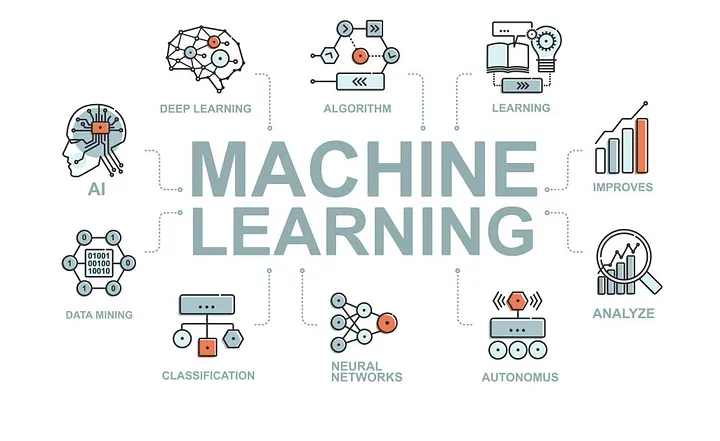
#> input picture 0_GTgne40Gv4ryd1qZ.jpg, 720 x 441 px, given in place of the camera
$ python moving_image.py
#> lines starting #> are read from the running program, lines starting #| are printed output that depends on the picture; after the words box and inside, x2 and y2 are one past the last pixel; in counts of white or black regions, pixels touching at a corner belong together
import cv2
import numpy as np

# Load the video capture device (e.g. camera)
cap = cv2.VideoCapture(0)

# Set the video codec and create a video writer
fourcc = cv2.VideoWriter_fourcc(*'XVID')
out = cv2.VideoWriter('output.avi', fourcc, 20.0, (640, 480))

while True:
    # Read a frame from the camera
    ret, frame = cap.read()
#> frame is the input picture: shape (441, 720, 3); mean B, G, R 240.5, 240.5, 238.4

    # Convert the frame to grayscale
    gray = cv2.cvtColor(frame, cv2.COLOR_BGR2GRAY)

    # Apply a Gaussian blur to the grayscale image
    blurred = cv2.GaussianBlur(gray, (5, 5), 0)
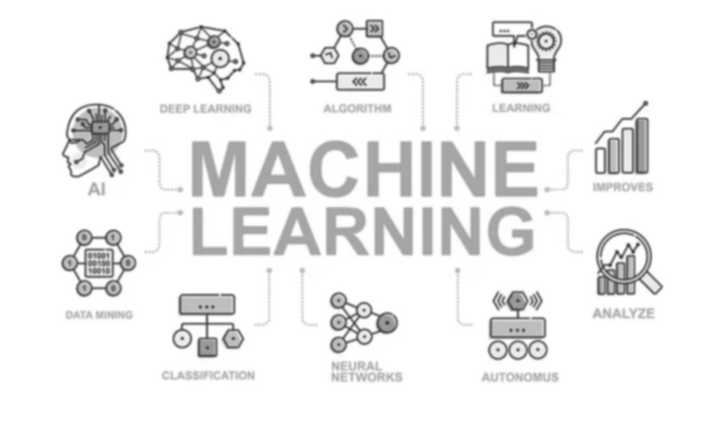
#> blurred: shape (441, 720); min 61, max 255, mean 239.9

    # Detect edges in the blurred image
    edges = cv2.Canny(blurred, 50, 150)
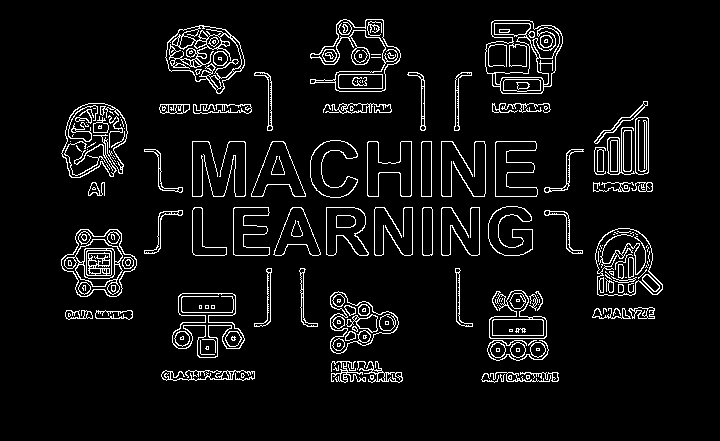
#> edges: shape (441, 720); 6.2% white in thin lines or dots, all inside (x1, y1, x2, y2) = (61, 19, 663, 383)

    # Find contours in the edge image
    contours, _ = cv2.findContours(edges, cv2.RETR_TREE, cv2.CHAIN_APPROX_SIMPLE)
#> contours = 472 contours, 224 with area under 20; largest, box (x1, y1, x2, y2) and area: (485, 20, 563, 94) 4512, (61, 103, 128, 178) 3591, (165, 25, 245, 94) 3454, (61, 103, 128, 178) 3410, (595, 228, 663, 296) 3338

    # Iterate through the contours and draw a rectangle around each one
    for contour in contours:
        x, y, w, h = cv2.boundingRect(contour)
        cv2.rectangle(frame, (x, y), (x+w, y+h), (0, 255, 0), 2)
#> this loop made 472 passes
#> (x, y, w, h) on passes 1 to 3: (526, 375, 4, 5), (526, 375, 4, 4), (370, 375, 4, 5)
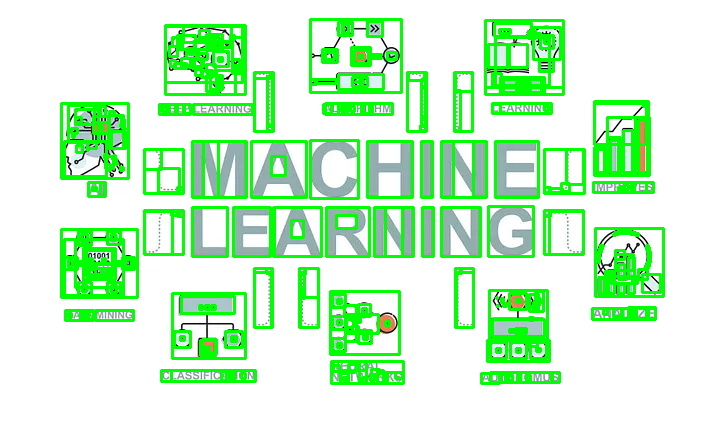
#> frame: shape (441, 720, 3); 16.66% of pixels changed, all inside (x1, y1, x2, y2) = (60, 18, 665, 385)

    # Write the output frame to the video file
    out.write(frame)

    # Display the output frame
    cv2.imshow('frame', frame)

    # Exit on key press
    if cv2.waitKey(1) & 0xFF == ord('q'):
#> (key q is pressed here)
        break

# Release the video capture device and close the video writer
cap.release()
out.release()
cv2.destroyAllWindows()

$ run again, on 0_zxjamgcHxll0nj6g (1).jpg
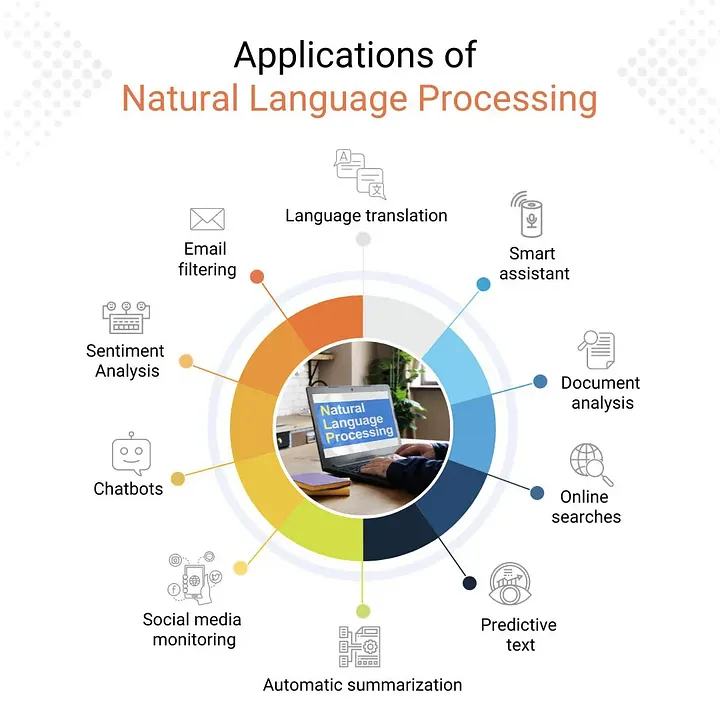
#> input picture 0_zxjamgcHxll0nj6g (1).jpg, 720 x 720 px, given in place of the camera
#> frame is the input picture: shape (720, 720, 3); mean B, G, R 234, 237, 237.8
#> `edges = cv2.Canny(blurred, 50, 150)`:
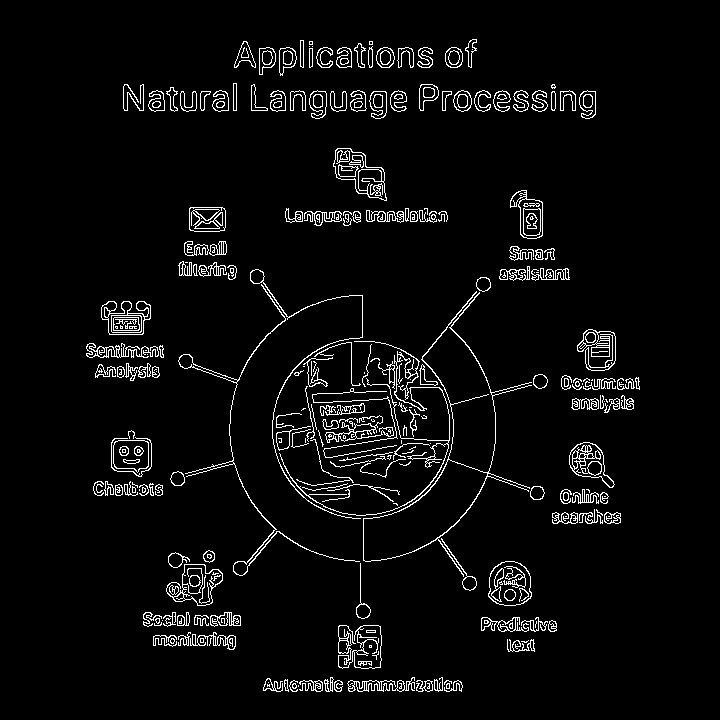
#> edges: shape (720, 720); 4.4% white in thin lines or dots, all inside (x1, y1, x2, y2) = (86, 39, 640, 692)
#> contours = 668 contours, 297 with area under 20; largest, box (x1, y1, x2, y2) and area: (363, 291, 532, 577) 5996, (363, 459, 488, 562) 5724, (333, 148, 387, 201) 1574, (488, 561, 532, 606) 1560, (488, 561, 532, 606) 1524
#> the loop `for contour in contours:` made 668 passes
#> (x, y, w, h) on passes 2 to 4: (446, 683, 4, 6), (446, 683, 4, 6), (292, 683, 5, 6)
#> after the loop `for contour in contours:`:
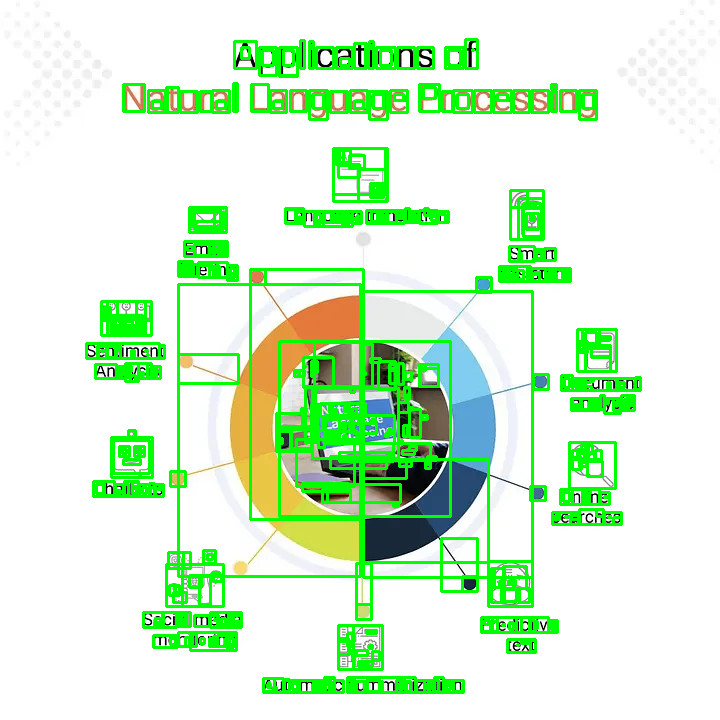
#> frame: shape (720, 720, 3); 12.17% of pixels changed, all inside (x1, y1, x2, y2) = (85, 38, 642, 694)
